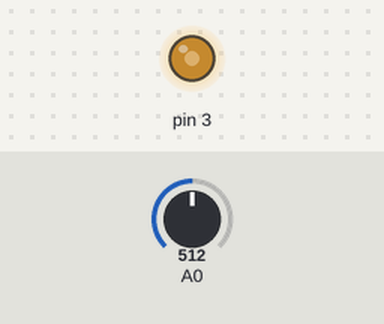
Bench run of a sketch on a simulated Arduino Uno, built with avr-gcc and run on an emulated ATmega328P. On the bench: output pins drawn as LEDs (lit = HIGH). The test bench sets the inputs (shaded band); at power-on: A0 = 512.

Above: at 1.2 s.
1.3 s: A0 set to 716
At 1.9 s:
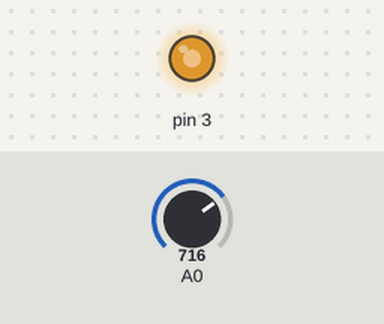
2.8 s: A0 set to 900
At 4.0 s:
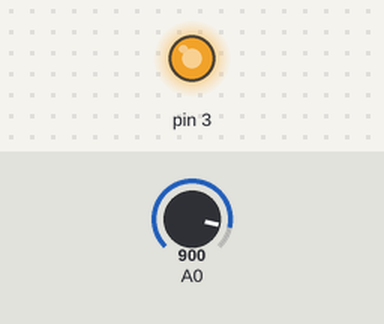
4.3 s: A0 set to 122
At 5.4 s:
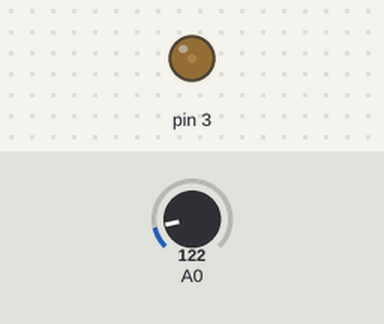
5.8 s: A0 set to 0
At 6.5 s:
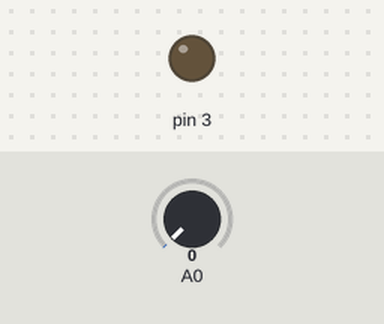
7.3 s: A0 set to 511
At 7.7 s:
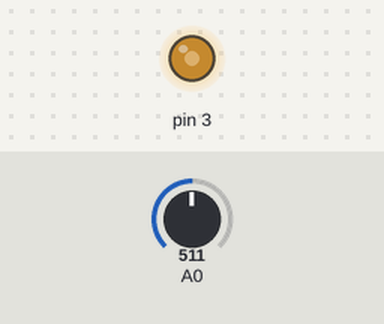
Timing chart, 0 to 9.8 s (numbered marks = the images above; inputs shaded):
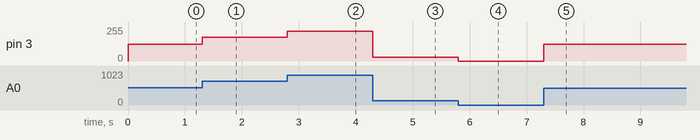

Measured:
- after the input at 1.3 s, pin 3: 127/255 → 178/255 at once
- after the input at 2.8 s, pin 3: 178/255 → 224/255 at once
- after the input at 4.3 s, pin 3: 224/255 → 30/255 at once
- after the input at 5.8 s, pin 3: 30/255 → 0/255 at once
- after the input at 7.3 s, pin 3: 0/255 → 127/255 at once

The sketch:

sketch_feb05a.ino
```cpp
void setup (){

  pinMode(3, OUTPUT);
}

void loop(){
  int val = map(analogRead(A0), 0, 1023, 0, 255);
  analogWrite(3, val);
}
```
